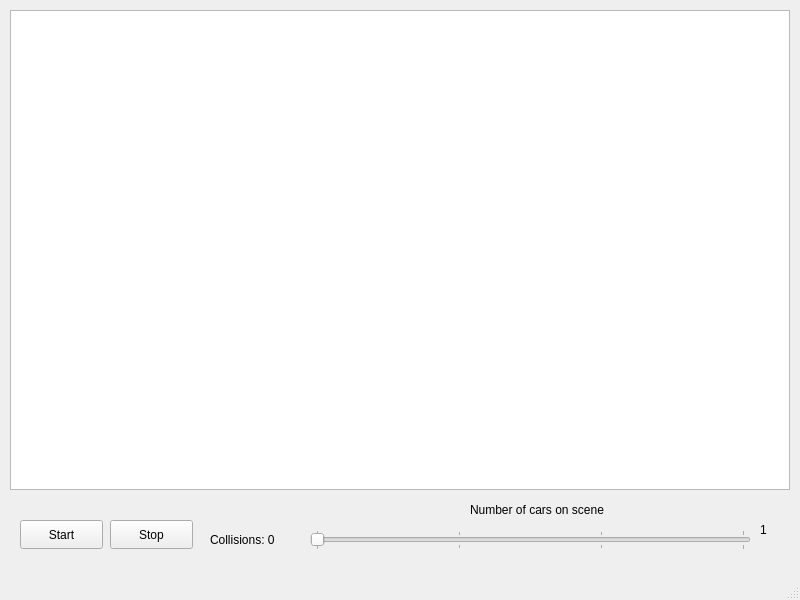
<?xml version="1.0" encoding="UTF-8"?>
<ui version="4.0">
 <class>MainWindow</class>
 <widget class="QMainWindow" name="MainWindow">
  <property name="geometry">
   <rect>
    <x>0</x>
    <y>0</y>
    <width>800</width>
    <height>600</height>
   </rect>
  </property>
  <property name="windowTitle">
   <string>Collision Course</string>
  </property>
  <widget class="QWidget" name="centralwidget">
   <widget class="QGraphicsView" name="view">
    <property name="geometry">
     <rect>
      <x>10</x>
      <y>10</y>
      <width>780</width>
      <height>480</height>
     </rect>
    </property>
    <property name="backgroundBrush">
     <brush brushstyle="NoBrush">
      <color alpha="255">
       <red>0</red>
       <green>0</green>
       <blue>2</blue>
      </color>
     </brush>
    </property>
    <property name="foregroundBrush">
     <brush brushstyle="NoBrush">
      <color alpha="255">
       <red>0</red>
       <green>0</green>
       <blue>0</blue>
      </color>
     </brush>
    </property>
    <property name="sceneRect">
     <rectf>
      <x>0.000000000000000</x>
      <y>0.000000000000000</y>
      <width>0.000000000000000</width>
      <height>0.000000000000000</height>
     </rectf>
    </property>
   </widget>
   <widget class="QLabel" name="topSlidderLabel">
    <property name="geometry">
     <rect>
      <x>470</x>
      <y>500</y>
      <width>171</width>
      <height>20</height>
     </rect>
    </property>
    <property name="text">
     <string>Number of cars on scene</string>
    </property>
   </widget>
   <widget class="QPushButton" name="startButton">
    <property name="geometry">
     <rect>
      <x>20</x>
      <y>520</y>
      <width>83</width>
      <height>29</height>
     </rect>
    </property>
    <property name="text">
     <string>Start</string>
    </property>
   </widget>
   <widget class="QPushButton" name="stopButton">
    <property name="geometry">
     <rect>
      <x>110</x>
      <y>520</y>
      <width>83</width>
      <height>29</height>
     </rect>
    </property>
    <property name="text">
     <string>Stop</string>
    </property>
   </widget>
   <widget class="QLabel" name="collisionLabel">
    <property name="geometry">
     <rect>
      <x>210</x>
      <y>530</y>
      <width>81</width>
      <height>20</height>
     </rect>
    </property>
    <property name="text">
     <string>Collisions: 0</string>
    </property>
   </widget>
   <widget class="QSlider" name="carSlider">
    <property name="geometry">
     <rect>
      <x>310</x>
      <y>530</y>
      <width>441</width>
      <height>20</height>
     </rect>
    </property>
    <property name="minimum">
     <number>1</number>
    </property>
    <property name="maximum">
     <number>4</number>
    </property>
    <property name="orientation">
     <enum>Qt::Horizontal</enum>
    </property>
    <property name="tickPosition">
     <enum>QSlider::TicksBothSides</enum>
    </property>
    <property name="tickInterval">
     <number>1</number>
    </property>
   </widget>
   <widget class="QLabel" name="carQuantityLabel">
    <property name="geometry">
     <rect>
      <x>760</x>
      <y>520</y>
      <width>21</width>
      <height>20</height>
     </rect>
    </property>
    <property name="text">
     <string>1</string>
    </property>
   </widget>
   <zorder>topSlidderLabel</zorder>
   <zorder>startButton</zorder>
   <zorder>stopButton</zorder>
   <zorder>collisionLabel</zorder>
   <zorder>carSlider</zorder>
   <zorder>carQuantityLabel</zorder>
   <zorder>view</zorder>
  </widget>
  <widget class="QMenuBar" name="menubar">
   <property name="geometry">
    <rect>
     <x>0</x>
     <y>0</y>
     <width>800</width>
     <height>25</height>
    </rect>
   </property>
  </widget>
  <widget class="QStatusBar" name="statusbar"/>
 </widget>
 <resources/>
 <connections/>
</ui>
